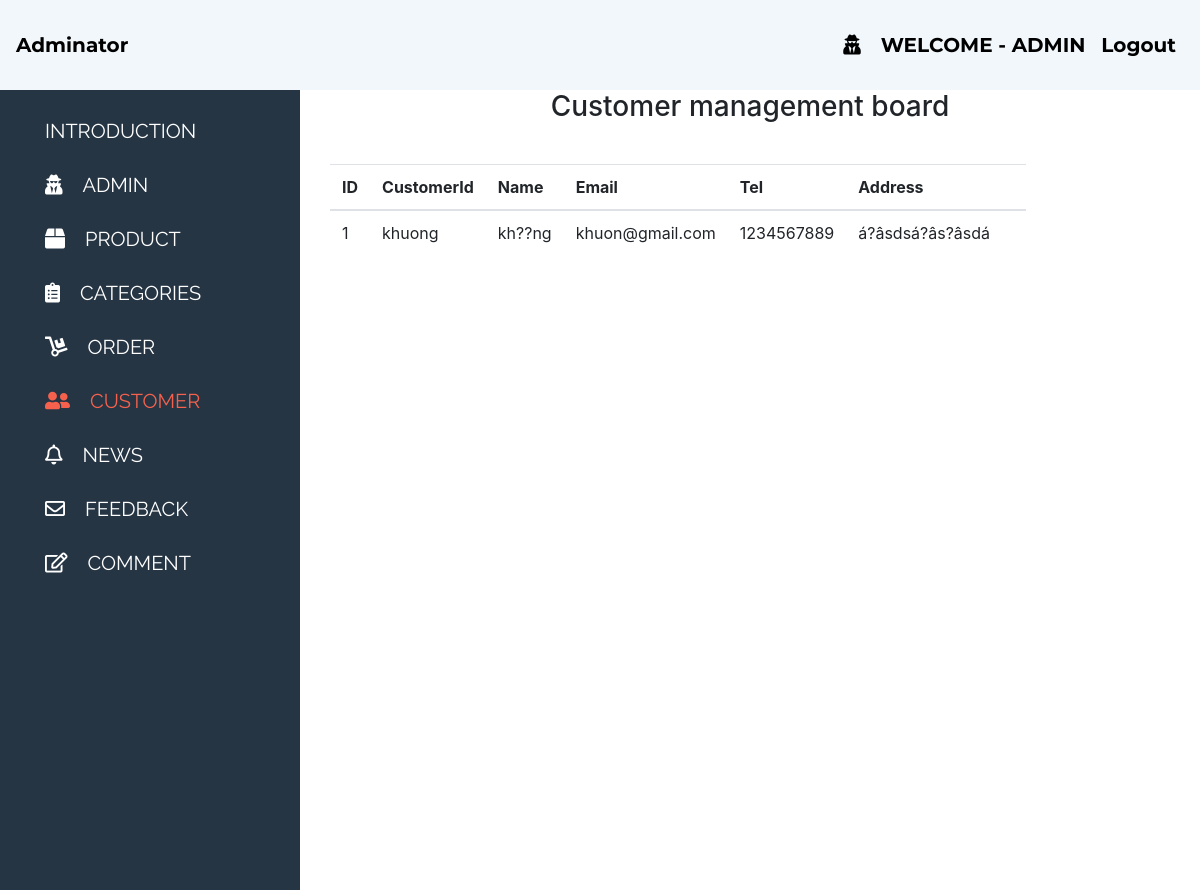
The page /admin/module/customer/admin.customer.php (signed in) on the database its author committed.
### tables this page shows
CREATE TABLE IF NOT EXISTS `customer` (
  `CUS_ID` int(11) NOT NULL AUTO_INCREMENT,
  `CUS_USERNAME` varchar(50) DEFAULT NULL,
  `CUS_PASSWORD` varchar(50) DEFAULT NULL,
  `CUS_NAME` varchar(20) NOT NULL,
  `CUS_EMAIL` varchar(50) DEFAULT NULL,
  `CUS_PHONE` varchar(11) NOT NULL,
  `CUS_ADDRESS` varchar(50) NOT NULL,
  PRIMARY KEY (`CUS_ID`)
);

### admin/module/customer/admin.customer.php (the view, shortened to what this page needs)
<?php
    include '../../../assets/common/connect2.php';
    $sql = "select * from customer";
    $result = mysqli_query($cn, $sql);
?>
<html lang="en">
<head>
  <link href="../../../assets/css/admin.css" rel="stylesheet">
  <link href="../../../assets/css/bootstrap.min.css" rel="stylesheet">
  <link rel="stylesheet" href="https://use.fontawesome.com/releases/v5.5.0/css/all.css">
</head>
<body>
  <header>
    <nav class="navbar sticky-top navbar-expand-md navbar-expand-sm wow fadeInDown" id="nav">
      <a class="navbar-brand " href="../../index.php">Adminator</a>
      <div class="collapse navbar-collapse justify-content-end" id="navbarTogglerDemo02">
        <ul class="navbar-nav">
          <li class="nav-item active">
            <a class="nav-link" href="../../module/account/account.php"> <i class="fas fa-user-secret"></i><?php
                echo '<span style="text-transform: uppercase;">Welcome - '.$_SESSION["username"].'</span>'; ?> </a>
          </li>
          <li class="nav-item"><a class="nav-link " href="../../logout.php">Logout</a></li>
        </ul>
      </div>
    </nav>
  </header>
  <div class="admin-layout">
    <div class="admin-wrapper">
      <div class="container-fluid">
        <div class="row">
          <div class="col-md-3 col-sm-3 sidebar-left mx-auto">
            <ul>
              <li class="item-dashboard"><a href="../../index.php" class="reset-underline">Introduction</a></li>
              <li class="item-dashboard"><a href="../../module/account/account.php" class="reset-underline"><i class="fas fa-user-secret"></i>Admin</a></li>
              <li class="item-dashboard"><a href="../../module/product/admin.product.php" class="reset-underline"><i
                    class="fas fa-box"></i>Product</a></li>
              <li class="item-dashboard"><a href="../../module/category/admin.category.php" class="reset-underline"><i
                    class="fas fa-clipboard-list"></i>Categories</a></li>
              <li class="item-dashboard"><a href="../../module/order/admin.order.php" class="reset-underline"><i class="fas fa-dolly"></i>Order</a></li>
              <li class="item-dashboard"><a href="../../module/customer/admin.customer.php" class="reset-underline"  style='color: #f5614d;'><i
                    class="fas fa-user-friends"></i>Customer</a></li>
              <li class="item-dashboard"><a href="../../module/news/admin.news.php" class="reset-underline"><i class="far fa-bell"></i>News</a></li>
              <li class="item-dashboard"><a href="../../module/feedback/admin.feedback.php" class="reset-underline"><i
                    class="far fa-envelope"></i>Feedback</a></li>
              <li class="item-dashboard"><a href="../../module/comment/admin.comment.php" class="reset-underline"><i
                    class="far fa-edit"></i>Comment</a></li>
            </ul>
          </div>
          <div class="col-md-9 col-sm 9">
            <div class="sidebar-right">
              <div class="container">
                <div class="row ">
                  <div class="col-sm-12">
                    <h3 class=" text-center">Customer management board</h3>
                    <table class="table table-responsive margin-40">
                      <thead>
                        <tr>
                          <th scope="col">ID</th>
                          <th scope="col">CustomerId</th>
                          <th scope="col">Name</th>
                          <th scope="col">Email</th>
                          <th scope="col">Tel</th>
                          <th scope="col">Address</th>
                          <th scope="col"></th>
                        </tr>
                      </thead>
                      <tbody>
                          <?php
                        while ($row = mysqli_fetch_array($result)) {
                            echo "<tr>";
                            echo "<td>". $row[0] ."</td>";
                            echo "<td>". $row[1] ."</td>";
                            echo "<td>". $row[3] ."</td>";
                            echo "<td>". $row[4] ."</td>";
                            echo "<td>". $row[5] ."</td>";
                            echo "<td>". $row[6] ."</td>";
                            echo "</tr>";
                        }
                        ?>
                      </tbody>
                    </table>
                  </div>
                </div>
              </div>
            </div>
          </div>
        </div>
      </div>
    </div>
  </div>
</body>
</html>

### assets/css/admin.css (style rules this page uses)
* { margin: 0; padding: 0; box-sizing: border-box; }
.reset-underline { color: #fff; text-decoration: none !important; }
.margin-40 { margin: 40px 0; }
nav.navbar { background: #f2f7fb; width: 100%; height: 90px; }
.navbar a { font: 700 20px/20px Montserrat, sans-serif; color: #000; }
ul > li { list-style: none; }
.sidebar-left { height: 100vh; text-align: center; background: #263544; }
.sidebar-left li { margin: 30px; }
.sidebar-left a { font: 400 20px/20px Raleway, sans-serif; text-decoration: none; text-transform: uppercase; color: #fff; transition: 0.3s ease-in-out; }
.item-dashboard { text-align: left; }
.fas, .far { padding-right: 20px; }

### rows shown on the page
customer: CUS_ID "1", CUS_USERNAME "khuong", CUS_NAME "kh??ng", CUS_EMAIL "khuon@gmail.com", CUS_PHONE "1234567889", CUS_ADDRESS "á?âsdsá?âs?âsdá"

### other values the page prints
$_SESSION["username"] "ADMIN"
